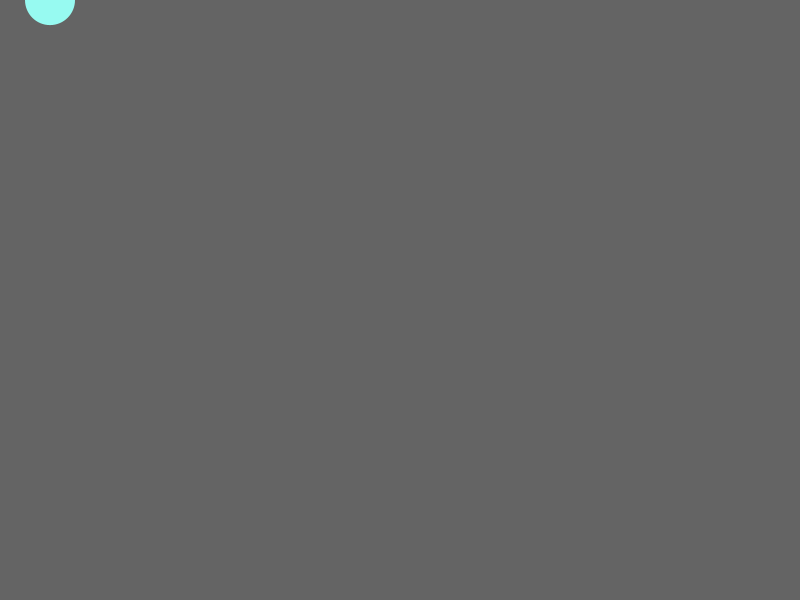
Frame 1 (no input)
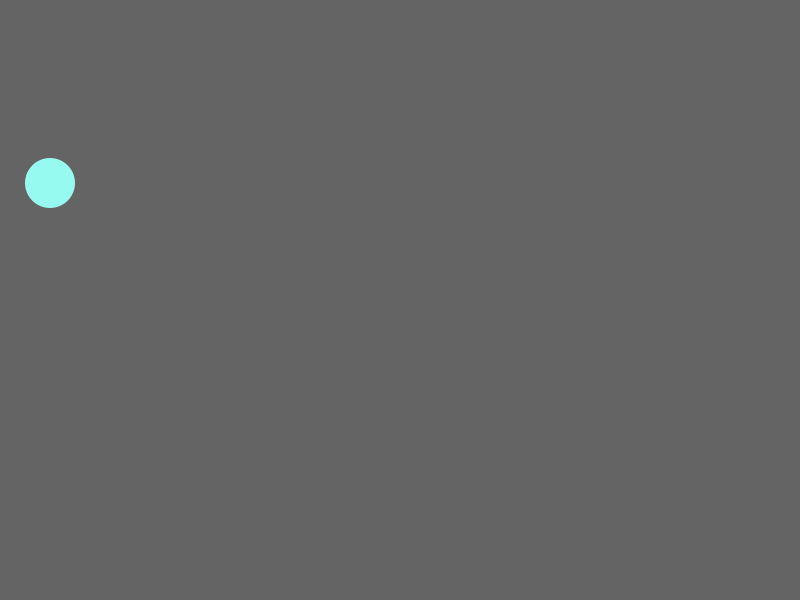
Frame 60 (the mouse pressed at the canvas centre just before this capture)
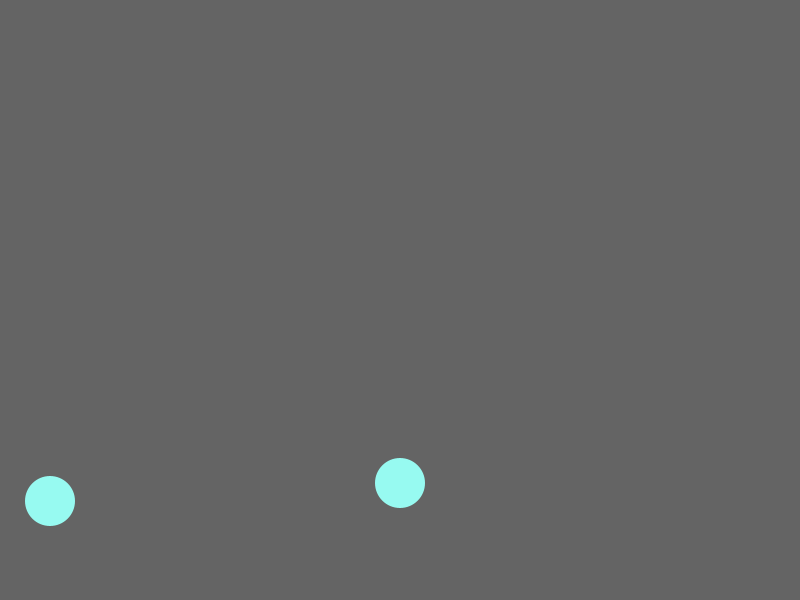
Frame 120 (the mouse held since frame 60 and released just before this capture)

The Processing sketch that drew these frames (run headless with seeded random() and noise(); from frame 60 on, the mouse is pressed at the canvas centre):

// Processing sketch: sketch_8_OOP_interactivity_balls
// ── sketch_8_OOP_interactivity_balls.pde
Ball[] balls=new Ball[1];
float gravity=0.1;
void setup() {
 size(800,600);
 smooth();
 frameRate(30);
 // Initialize ball index 0
 balls[0]=new Ball(50,0,50);
}
void draw() {
 background(100);
 // Update and display all balls
 for (int i = 0; i < balls.length; i++) {
  balls[i].gravity();
  balls[i].move();
  balls[i].display();
 }
}
void mousePressed() {
 // A new ball object
 Ball b=new Ball(mouseX,mouseY,50);
 // Append to array
 balls=(Ball[]) append(balls,b);
}
class Ball {
 float x;
 float y;
 float speed;
 float w;
 Ball(float tempX, float tempY, float tempW) {
  x=tempX;
  y=tempY;
  w=tempW;
  speed=0;
 }
 void gravity() {
  // Add gravity to speed
  speed=speed+gravity;
 }
 void move() {
  // Add speed to y location
  y=y+speed;
  // If square reaches the bottom
  // Reverse speed
  if (y > height) {
   speed=speed * -0.95;
   y=height;
  }
 }
 void display() {
  // Display the circle
  fill(#97FAF1);
  noStroke();
  ellipse(x,y,w,w);
 }
}
